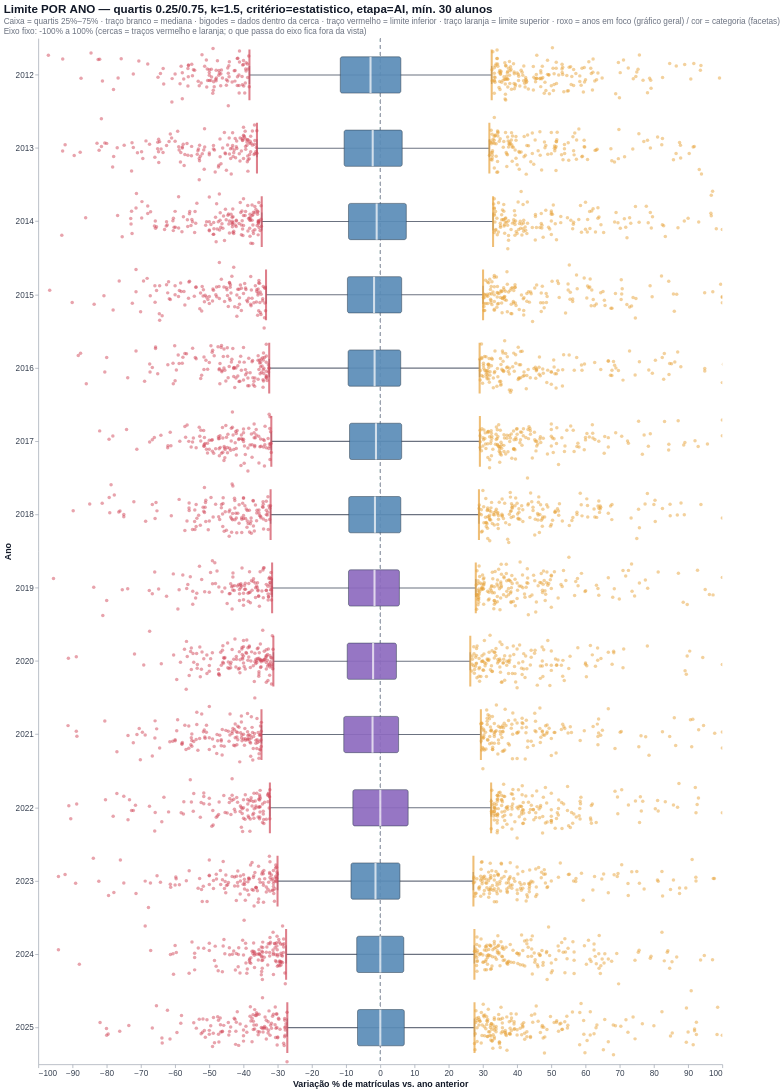

Notebook cell for this chart:
### Markdown cell above
## Etapa 4 — Boxplots por ano

- Caixa = `Q_INFERIOR` a `Q_SUPERIOR` (com 0.25/0.75 é o boxplot clássico). Traço branco = mediana.
- Bigodes = menor/maior valor **dentro** da cerca. Traço **vermelho** = limite inferior (abaixo = queda brusca). Traço **laranja** = limite superior (acima = aumento brusco).
- Pontos = conforme `MOSTRAR_PONTOS`.
- O eixo y é ampliado na região central (`ZOOM_Y`, `ZOOM_MARGEM`). Para ver as cercas e os outliers, use `ZOOM_Y = "cercas"`.

### Code cell
def estatisticas_box(d, grupo, modo):
    li, ls, flag = f"LIM_INF_{modo}", f"LIM_SUP_{modo}", f"{PREFIXO}_{modo}"
    linhas = []
    for chave, g in d.groupby(grupo):
        chave = chave if isinstance(chave, tuple) else (chave,)
        v = g["VAR_PCT"]
        dentro = v[(v >= g[li].iloc[0]) & (v <= g[ls].iloc[0])]
        linha = dict(zip(grupo, chave))
        linha.update({
            "q_inf": v.quantile(Q_INFERIOR), "mediana": v.median(), "q_sup": v.quantile(Q_SUPERIOR),
            "bigode_inf": dentro.min(), "bigode_sup": dentro.max(),
            "lim_inf": g[li].iloc[0], "lim_sup": g[ls].iloc[0], "n": len(v), "pct_marcada": g[flag].mean() * 100,
        })
        linhas.append(linha)
    return pd.DataFrame(linhas)


def dominio_y(d, stats=None):
    """Eixo y: fixo (Y_MIN/Y_MAX), zoom no 'meio' (caixas) ou nas 'cercas'."""
    if Y_MIN is not None and Y_MAX is not None:
        return [float(Y_MIN), float(Y_MAX)]
    if stats is not None:                                   # facetas: usa as caixas de cada categoria
        q_lo, q_hi = stats["q_inf"].min(), stats["q_sup"].max()
    else:
        q_lo = d.groupby("ANO")["VAR_PCT"].quantile(Q_INFERIOR).min()
        q_hi = d.groupby("ANO")["VAR_PCT"].quantile(Q_SUPERIOR).max()
    if ZOOM_Y == "cercas":
        lo = min(q_lo, d["LIM_INF_ANO"].min(), d["LIM_INF_GLOBAL"].min())
        hi = max(q_hi, d["LIM_SUP_ANO"].max(), d["LIM_SUP_GLOBAL"].max())
        pad = 0.10 * (hi - lo)
    else:
        lo, hi = q_lo, q_hi
        pad = ZOOM_MARGEM * max(hi - lo, 1e-6)
    return [float(max(-100, lo - pad)), float(hi + pad)]


def tamanho_caixa(n_x, largura):
    return int(max(8, min(70, largura / max(n_x, 1) * 0.5)))


def camadas_boxplot(stats, base_chart, x_enc, dom, tam, cor_por=None):
    escala = alt.Scale(domain=dom, clamp=False, nice=False)
    foco = alt.FieldOneOfPredicate(field="ANO", oneOf=[int(a) for a in ANOS_FOCO])
    if cor_por:   # facetas: uma cor por categoria
        cor_caixa = alt.Color(f"{cor_por}:N", legend=None, scale=alt.Scale(scheme="set2"))
    else:
        cor_caixa = alt.condition(foco, alt.value(COR_CAIXA_FOCO), alt.value(COR_CAIXA))
    tip = [alt.Tooltip("ANO:O", title="Ano"), alt.Tooltip("n:Q", title="escolas"),
           alt.Tooltip("q_inf:Q", format=".1f", title="quartil inferior"),
           alt.Tooltip("mediana:Q", format=".1f", title="mediana"),
           alt.Tooltip("q_sup:Q", format=".1f", title="quartil superior"),
           alt.Tooltip("lim_inf:Q", format=".1f", title="limite inferior"),
           alt.Tooltip("lim_sup:Q", format=".1f", title="limite superior"),
           alt.Tooltip("pct_marcada:Q", format=".1f", title="% marcadas")]
    zero = base_chart.mark_rule(color="#9CA3AF", strokeDash=[5, 5], clip=True).encode(y=alt.Y(datum=0, scale=escala))
    bigode = base_chart.mark_rule(color="#6B7280", strokeWidth=1.6, clip=True).encode(
        x_enc, y=alt.Y("bigode_inf:Q", scale=escala, title="Variação % de matrículas vs. ano anterior"), y2="bigode_sup:Q")
    tampa_i = base_chart.mark_tick(color="#6B7280", size=tam * 0.5, thickness=2, clip=True).encode(x_enc, y=alt.Y("bigode_inf:Q", scale=escala))
    tampa_s = base_chart.mark_tick(color="#6B7280", size=tam * 0.5, thickness=2, clip=True).encode(x_enc, y=alt.Y("bigode_sup:Q", scale=escala))
    caixa = base_chart.mark_bar(size=tam, cornerRadius=3, clip=True, stroke="#2F3E4E", strokeWidth=0.8, opacity=0.92).encode(
        x_enc, y=alt.Y("q_inf:Q", scale=escala), y2="q_sup:Q", color=cor_caixa, tooltip=tip)
    mediana = base_chart.mark_tick(color="white", size=tam, thickness=3, clip=True).encode(x_enc, y=alt.Y("mediana:Q", scale=escala))
    lim_i = base_chart.mark_tick(color=COR_QUEDA, size=tam * 1.4, thickness=3, clip=True).encode(x_enc, y=alt.Y("lim_inf:Q", scale=escala))
    lim_s = base_chart.mark_tick(color=COR_AUMENTO, size=tam * 1.4, thickness=3, clip=True).encode(x_enc, y=alt.Y("lim_sup:Q", scale=escala))
    return [zero, bigode, tampa_i, tampa_s, caixa, mediana, lim_i, lim_s]


LEGENDA_BOX = ("Caixa = quartis {qi:.0%}–{qs:.0%} · traço branco = mediana · bigodes = dados dentro da cerca · "
               "traço vermelho = limite inferior · traço laranja = limite superior · roxo = anos em foco (gráfico geral) / cor = categoria (facetas)")


def pontos_boxplot(d, modo):
    flag, li, ls = f"{PREFIXO}_{modo}", f"LIM_INF_{modo}", f"LIM_SUP_{modo}"
    if MOSTRAR_PONTOS == "nenhum":
        return None
    if MOSTRAR_PONTOS == "marcados":
        p = d[d[flag]]
    else:
        p = d[(d["VAR_PCT"] < d[li]) | (d["VAR_PCT"] > d[ls])]
    p = p.sample(frac=1, random_state=0).groupby("ANO").head(MAX_PONTOS_POR_ANO)
    cols = [c for c in ["ANO", "VAR_PCT", "CO_ESCOLA", "NO_ESCOLA", "DEP_ADM", "UF", "MAT_ANT", "MATRICULAS"] if c in p.columns]
    return p[cols]



def camadas_boxplot_horizontal(stats, dom, tam):
    """Boxplot deitado: anos no eixo y (de cima para baixo) e variação % no eixo x."""
    escala = alt.Scale(domain=dom, clamp=False, nice=False)
    y_enc = alt.Y("ANO:O", title="Ano")
    foco = alt.FieldOneOfPredicate(field="ANO", oneOf=[int(a) for a in ANOS_FOCO])
    cor_caixa = alt.condition(foco, alt.value(COR_CAIXA_FOCO), alt.value(COR_CAIXA))
    tip = [alt.Tooltip("ANO:O", title="Ano"), alt.Tooltip("n:Q", title="escolas"),
           alt.Tooltip("q_inf:Q", format=".1f", title="quartil inferior"),
           alt.Tooltip("mediana:Q", format=".1f", title="mediana"),
           alt.Tooltip("q_sup:Q", format=".1f", title="quartil superior"),
           alt.Tooltip("lim_inf:Q", format=".1f", title="limite inferior"),
           alt.Tooltip("lim_sup:Q", format=".1f", title="limite superior"),
           alt.Tooltip("pct_marcada:Q", format=".1f", title="% marcadas")]
    b = alt.Chart(stats)
    zero = b.mark_rule(color="#9CA3AF", strokeDash=[5, 5], clip=True).encode(x=alt.X(datum=0, scale=escala))
    bigode = b.mark_rule(color="#6B7280", strokeWidth=1.6, clip=True).encode(
        y_enc, x=alt.X("bigode_inf:Q", scale=escala, title="Variação % de matrículas vs. ano anterior"), x2="bigode_sup:Q")
    tampa_i = b.mark_tick(color="#6B7280", size=tam * 0.5, thickness=2, clip=True).encode(y_enc, x=alt.X("bigode_inf:Q", scale=escala))
    tampa_s = b.mark_tick(color="#6B7280", size=tam * 0.5, thickness=2, clip=True).encode(y_enc, x=alt.X("bigode_sup:Q", scale=escala))
    caixa = b.mark_bar(size=tam, cornerRadius=3, clip=True, stroke="#2F3E4E", strokeWidth=0.8, opacity=0.92).encode(
        y_enc, x=alt.X("q_inf:Q", scale=escala), x2="q_sup:Q", color=cor_caixa, tooltip=tip)
    mediana = b.mark_tick(color="white", size=tam, thickness=3, clip=True).encode(y_enc, x=alt.X("mediana:Q", scale=escala))
    lim_i = b.mark_tick(color=COR_QUEDA, size=tam * 1.4, thickness=3, clip=True).encode(y_enc, x=alt.X("lim_inf:Q", scale=escala))
    lim_s = b.mark_tick(color=COR_AUMENTO, size=tam * 1.4, thickness=3, clip=True).encode(y_enc, x=alt.X("lim_sup:Q", scale=escala))
    return [zero, bigode, tampa_i, tampa_s, caixa, mediana, lim_i, lim_s]


def boxplot_por_ano(d, modo, titulo):
    stats = estatisticas_box(d, ["ANO"], modo)
    horizontal = BOXPLOT_ANO_ORIENTACAO == "horizontal"
    if BOXPLOT_ANO_ESCALA is not None:
        dom = [float(BOXPLOT_ANO_ESCALA[0]), float(BOXPLOT_ANO_ESCALA[1])]
        txt_eixo = f"Eixo fixo: {dom[0]:.0f}% a {dom[1]:.0f}% (cercas = traços vermelho e laranja; o que passa do eixo fica fora da vista)"
    else:
        dom = dominio_y(d)
        txt_eixo = (f"Eixo ampliado: {dom[0]:.1f}% a {dom[1]:.1f}% (o que sai dessa faixa fica fora da vista; "
                    "os números continuam nas tabelas e tooltips)")
    larg, altu = (BOXPLOT_ANO_LARGURA, BOXPLOT_ANO_ALTURA) if horizontal else (LARGURA_GRAFICO, ALTURA_GRAFICO)
    escala = alt.Scale(domain=dom, clamp=False, nice=False)
    pts = pontos_boxplot(d, modo)
    cor_pts = alt.condition(alt.datum.VAR_PCT > 0, alt.value(COR_AUMENTO), alt.value(COR_QUEDA))
    jitter = "sqrt(-2*log(random()))*cos(2*PI*random())"

    if horizontal:
        tam = tamanho_caixa(len(stats), altu)
        camadas = camadas_boxplot_horizontal(stats, dom, tam)
        if pts is not None and len(pts):
            camadas.append(
                alt.Chart(pts).mark_circle(size=26, opacity=0.5, clip=True).encode(
                    y=alt.Y("ANO:O", title="Ano"), yOffset="jitter:Q",
                    x=alt.X("VAR_PCT:Q", scale=escala), color=cor_pts, tooltip=[c for c in pts.columns])
                .transform_calculate(jitter=jitter))
    else:
        tam = tamanho_caixa(len(stats), larg)
        x_enc = alt.X("ANO:O", title="Ano", axis=alt.Axis(labelAngle=0))
        camadas = camadas_boxplot(stats, alt.Chart(stats), x_enc, dom, tam)
        if pts is not None and len(pts):
            camadas.append(
                alt.Chart(pts).mark_circle(size=26, opacity=0.5, clip=True).encode(
                    x_enc, xOffset="jitter:Q", y=alt.Y("VAR_PCT:Q", scale=escala),
                    color=cor_pts, tooltip=[c for c in pts.columns])
                .transform_calculate(jitter=jitter))

    graf = alt.layer(*camadas).properties(
        width=larg, height=altu,
        title=alt.Title(titulo, subtitle=[LEGENDA_BOX.format(qi=Q_INFERIOR, qs=Q_SUPERIOR), txt_eixo]))
    return estilizar(graf)

def rotulo_params():
    return (f"quartis {Q_INFERIOR:.2f}/{Q_SUPERIOR:.2f}, k={MULTIPLICADOR}, critério={CRITERIO}, "
            f"etapa={ETAPA}, mín. {MATRICULA_MINIMA_ANO_ANTERIOR} alunos")


sub = rotulo_params()

secao("Etapa 4 — Boxplots por ano")
mostrar(boxplot_por_ano(dados, "ANO", f"Limite POR ANO — {sub}"),
        "Boxplot por ano — limite calculado dentro de cada ano")

### Figure 1 — Vega-Lite specification as saved in the notebook (floating-point values rounded to 4 significant figures; data arrays with more than 128 entries replaced by an {"elided": "..."} marker saying what was removed)
{"config": {"view": {"continuousWidth": 300, "continuousHeight": 300, "stroke": null}, "axis": {"domainColor": "#9CA3AF", "gridColor": "#E5E7EB", "labelColor": "#374151", "labelFontSize": 12, "tickColor": "#9CA3AF", "titleColor": "#111827", "titleFontSize": 13}, "legend": {"labelFontSize": 12, "symbolSize": 120, "titleFontSize": 12}, "range": {"category": {"scheme": "set2"}}, "title": {"anchor": "start", "color": "#111827", "fontSize": 17, "subtitleColor": "#6B7280", "subtitleFontSize": 12}}, "layer": [{"data": {"name": "data-111dccf5ae7bb0e80270e702e77aef19"}, "mark": {"type": "rule", "clip": true, "color": "#9CA3AF", "strokeDash": [5, 5]}, "encoding": {"x": {"scale": {"clamp": false, "domain": [-100.0, 100.0], "nice": false}, "datum": 0}}}, {"data": {"name": "data-111dccf5ae7bb0e80270e702e77aef19"}, "mark": {"type": "rule", "clip": true, "color": "#6B7280", "strokeWidth": 1.6}, "encoding": {"x": {"field": "bigode_inf", "scale": {"clamp": false, "domain": [-100.0, 100.0], "nice": false}, "title": "Variação % de matrículas vs. ano anterior", "type": "quantitative"}, "x2": {"field": "bigode_sup"}, "y": {"field": "ANO", "title": "Ano", "type": "ordinal"}}}, {"data": {"name": "data-111dccf5ae7bb0e80270e702e77aef19"}, "mark": {"type": "tick", "clip": true, "color": "#6B7280", "size": 26.5, "thickness": 2}, "encoding": {"x": {"field": "bigode_inf", "scale": {"clamp": false, "domain": [-100.0, 100.0], "nice": false}, "type": "quantitative"}, "y": {"field": "ANO", "title": "Ano", "type": "ordinal"}}}, {"data": {"name": "data-111dccf5ae7bb0e80270e702e77aef19"}, "mark": {"type": "tick", "clip": true, "color": "#6B7280", "size": 26.5, "thickness": 2}, "encoding": {"x": {"field": "bigode_sup", "scale": {"clamp": false, "domain": [-100.0, 100.0], "nice": false}, "type": "quantitative"}, "y": {"field": "ANO", "title": "Ano", "type": "ordinal"}}}, {"data": {"name": "data-111dccf5ae7bb0e80270e702e77aef19"}, "mark": {"type": "bar", "clip": true, "cornerRadius": 3, "opacity": 0.92, "size": 53, "stroke": "#2F3E4E", "strokeWidth": 0.8}, "encoding": {"color": {"condition": {"test": {"field": "ANO", "oneOf": [2019, 2020, 2021, 2022]}, "value": "#8E6BBF"}, "value": "#5B8DB8"}, "tooltip": [{"field": "ANO", "title": "Ano", "type": "ordinal"}, {"field": "n", "title": "escolas", "type": "quantitative"}, {"field": "q_inf", "format": ".1f", "title": "quartil inferior", "type": "quantitative"}, {"field": "mediana", "format": ".1f", "title": "mediana", "type": "quantitative"}, {"field": "q_sup", "format": ".1f", "title": "quartil superior", "type": "quantitative"}, {"field": "lim_inf", "format": ".1f", "title": "limite inferior", "type": "quantitative"}, {"field": "lim_sup", "format": ".1f", "title": "limite superior", "type": "quantitative"}, {"field": "pct_marcada", "format": ".1f", "title": "% marcadas", "type": "quantitative"}], "x": {"field": "q_inf", "scale": {"clamp": false, "domain": [-100.0, 100.0], "nice": false}, "type": "quantitative"}, "x2": {"field": "q_sup"}, "y": {"field": "ANO", "title": "Ano", "type": "ordinal"}}}, {"data": {"name": "data-111dccf5ae7bb0e80270e702e77aef19"}, "mark": {"type": "tick", "clip": true, "color": "white", "size": 53, "thickness": 3}, "encoding": {"x": {"field": "mediana", "scale": {"clamp": false, "domain": [-100.0, 100.0], "nice": false}, "type": "quantitative"}, "y": {"field": "ANO", "title": "Ano", "type": "ordinal"}}}, {"data": {"name": "data-111dccf5ae7bb0e80270e702e77aef19"}, "mark": {"type": "tick", "clip": true, "color": "#D1495B", "size": 74.2, "thickness": 3}, "encoding": {"x": {"field": "lim_inf", "scale": {"clamp": false, "domain": [-100.0, 100.0], "nice": false}, "type": "quantitative"}, "y": {"field": "ANO", "title": "Ano", "type": "ordinal"}}}, {"data": {"name": "data-111dccf5ae7bb0e80270e702e77aef19"}, "mark": {"type": "tick", "clip": true, "color": "#E8A33D", "size": 74.2, "thickness": 3}, "encoding": {"x": {"field": "lim_sup", "scale": {"clamp": false, "domain": [-100.0, 100.0], "nice": false}, "type": "quantitative"}, "y": {"field": "ANO", "title": "Ano", "type": "ordinal"}}}, {"data": {"name": "data-6b6c0101524c8226528b7fa849d8a8a0"}, "mark": {"type": "circle", "clip": true, "opacity": 0.5, "size": 26}, "encoding": {"color": {"condition": {"test": "(datum.VAR_PCT > 0)", "value": "#E8A33D"}, "value": "#D1495B"}, "tooltip": [{"field": "ANO", "type": "quantitative"}, {"field": "VAR_PCT", "type": "quantitative"}, {"field": "CO_ESCOLA", "type": "quantitative"}, {"field": "NO_ESCOLA", "type": "nominal"}, {"field": "DEP_ADM", "type": "nominal"}, {"field": "UF", "type": "nominal"}, {"field": "MAT_ANT", "type": "quantitative"}, {"field": "MATRICULAS", "type": "quantitative"}], "x": {"field": "VAR_PCT", "scale": {"clamp": false, "domain": [-100.0, 100.0], "nice": false}, "type": "quantitative"}, "y": {"field": "ANO", "title": "Ano", "type": "ordinal"}, "yOffset": {"field": "jitter", "type": "quantitative"}}, "transform": [{"calculate": "sqrt(-2*log(random()))*cos(2*PI*random())", "as": "jitter"}]}], "height": 1500, "title": {"text": "Limite POR ANO — quartis 0.25/0.75, k=1.5, critério=estatistico, etapa=AI, mín. 30 alunos", "subtitle": ["Caixa = quartis 25%–75% · traço branco = mediana · bigodes = dados dentro da cerca · traço vermelho = limite inferior · traço laranja = limite superior · roxo = anos em foco (gráfico geral) / cor = categoria (facetas)", "Eixo fixo: -100% a 100% (cercas = traços vermelho e laranja; o que passa do eixo fica fora da vista)"]}, "width": 1000, "$schema": "https://vega.github.io/schema/vega-lite/v6.4.1.json", "datasets": {"data-111dccf5ae7bb0e80270e702e77aef19": [{"ANO": 2012, "q_inf": -11.7, "mediana": -2.857, "q_sup": 6.007, "bigode_inf": -38.26, "bigode_sup": 32.56, "lim_inf": -38.27, "lim_sup": 32.57, "n": 88512, "pct_marcada": 6.983}, {"ANO": 2013, "q_inf": -10.58, "mediana": -2.222, "q_sup": 6.407, "bigode_inf": -36.05, "bigode_sup": 31.88, "lim_inf": -36.06, "lim_sup": 31.89, "n": 86574, "pct_marcada": 7.48}, {"ANO": 2014, "q_inf": -9.302, "mediana": -1.064, "q_sup": 7.609, "bigode_inf": -34.66, "bigode_sup": 32.97, "lim_inf": -34.67, "lim_sup": 32.98, "n": 84919, "pct_marcada": 7.093}, {"ANO": 2015, "q_inf": -9.614, "mediana": -1.824, "q_sup": 6.25, "bigode_inf": -33.33, "bigode_sup": 30.04, "lim_inf": -33.41, "lim_sup": 30.05, "n": 83766, "pct_marcada": 7.095}, {"ANO": 2016, "q_inf": -9.412, "mediana": -1.668, "q_sup": 5.97, "bigode_inf": -32.47, "bigode_sup": 29.03, "lim_inf": -32.48, "lim_sup": 29.04, "n": 82470, "pct_marcada": 6.958}, {"ANO": 2017, "q_inf": -8.997, "mediana": -1.266, "q_sup": 6.25, "bigode_inf": -31.86, "bigode_sup": 29.1, "lim_inf": -31.87, "lim_sup": 29.12, "n": 81347, "pct_marcada": 7.424}, {"ANO": 2018, "q_inf": -9.231, "mediana": -1.562, "q_sup": 6.0, "bigode_inf": -32.08, "bigode_sup": 28.85, "lim_inf": -32.08, "lim_sup": 28.85, "n": 80308, "pct_marcada": 7.311}, {"ANO": 2019, "q_inf": -9.302, "mediana": -1.695, "q_sup": 5.587, "bigode_inf": -31.62, "bigode_sup": 27.92, "lim_inf": -31.64, "lim_sup": 27.92, "n": 79277, "pct_marcada": 7.179}, {"ANO": 2020, "q_inf": -9.677, "mediana": -2.104, "q_sup": 4.718, "bigode_inf": -31.25, "bigode_sup": 26.29, "lim_inf": -31.27, "lim_sup": 26.31, "n": 78164, "pct_marcada": 6.772}, {"ANO": 2021, "q_inf": -10.69, "mediana": -2.273, "q_sup": 5.352, "bigode_inf": -34.74, "bigode_sup": 29.37, "lim_inf": -34.75, "lim_sup": 29.41, "n": 76694, "pct_marcada": 6.552}, {"ANO": 2022, "q_inf": -8.025, "mediana": 0.0, "q_sup": 8.148, "bigode_inf": -32.27, "bigode_sup": 32.4, "lim_inf": -32.28, "lim_sup": 32.41, "n": 75697, "pct_marcada": 6.994}, {"ANO": 2023, "q_inf": -8.571, "mediana": -1.408, "q_sup": 5.747, "bigode_inf": -30.0, "bigode_sup": 27.19, "lim_inf": -30.05, "lim_sup": 27.22, "n": 74963, "pct_marcada": 7.019}, {"ANO": 2024, "q_inf": -6.897, "mediana": 0.0, "q_sup": 6.868, "bigode_inf": -27.54, "bigode_sup": 27.5, "lim_inf": -27.54, "lim_sup": 27.52, "n": 74156, "pct_marcada": 7.31}, {"ANO": 2025, "q_inf": -6.667, "mediana": 0.0, "q_sup": 7.018, "bigode_inf": -27.19, "bigode_sup": 27.54, "lim_inf": -27.19, "lim_sup": 27.54, "n": 73443, "pct_marcada": 7.591}], "data-6b6c0101524c8226528b7fa849d8a8a0": {"elided": "4200 records"}}}
